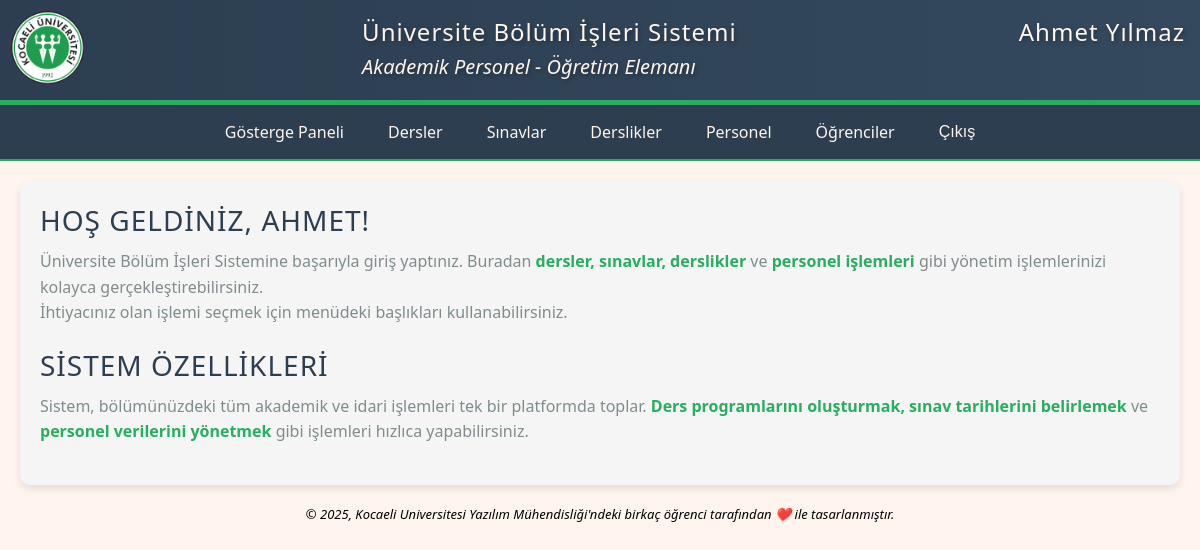
Page /dashboard (signed in) on the earlier database version.
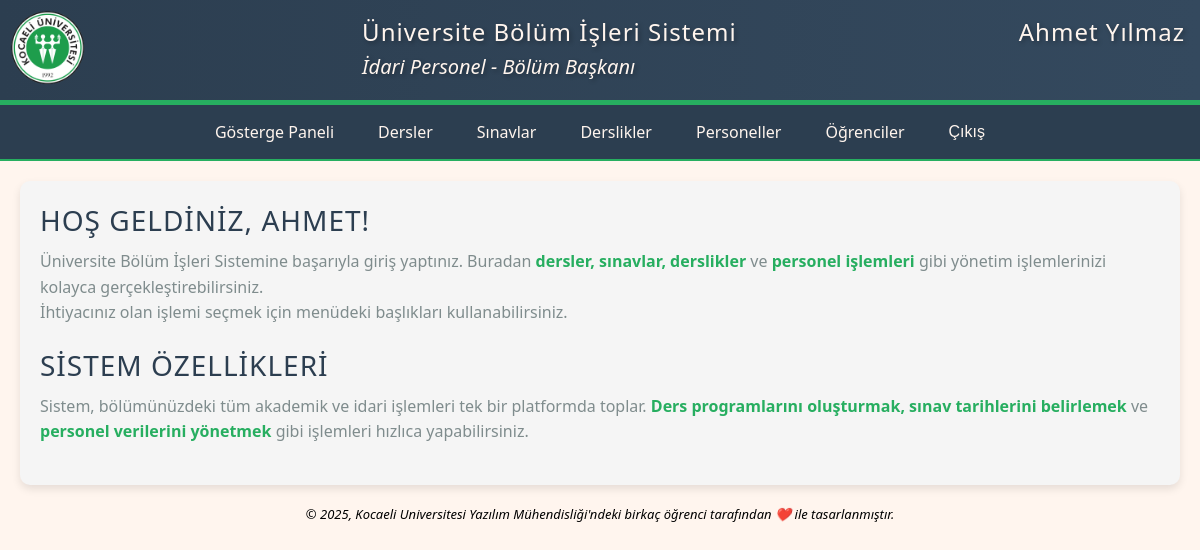
Same page on the later database version.
### accounts/models.py (models this page shows, shortened)
class CustomUser(AbstractUser):
    role = models.ForeignKey('Role', on_delete=models.CASCADE, null=True, verbose_name='Rol')
    class Meta:
        verbose_name = 'personel'
        verbose_name_plural = 'personeller'

class Role(models.Model):
    title = models.CharField(max_length=50, verbose_name='İsim')
    type = models.CharField(max_length=50, verbose_name='Tür')
    class Meta:
        verbose_name = 'rol'
        verbose_name_plural = 'roller'

### pages/views.py (the view)
# urls.py: path('dashboard', DashboardPageView.as_view(), name='dashboard'),
class DashboardPageView(LoginRequiredMixin, TemplateView):
    template_name = 'dashboard.html'

### pages/templates/dashboard.html (shortened to what this page needs)
{% extends 'base.html' %}
{% load static %}
    {% block css %}<link rel="stylesheet" href="{% static 'css/dashboard.css' %}" type="text/css">{% endblock %}
    {% block article %}
        <article>
            <section class="content">
                <h3>Hoş Geldiniz, {{ user.first_name }}!</h3>
                <p>Üniversite Bölüm İşleri Sistemine başarıyla giriş yaptınız. Buradan <span class="highlight">dersler, sınavlar, derslikler</span> ve <span class="highlight">personel işlemleri</span> gibi yönetim işlemlerinizi kolayca gerçekleştirebilirsiniz.</p>
                <p>İhtiyacınız olan işlemi seçmek için menüdeki başlıkları kullanabilirsiniz.</p>
            </section>
            <section class="content">
                <h3>Sistem Özellikleri</h3>
                <p>Sistem, bölümünüzdeki tüm akademik ve idari işlemleri tek bir platformda toplar. <span class="highlight">Ders programlarını oluşturmak, sınav tarihlerini belirlemek</span> ve <span class="highlight">personel verilerini yönetmek</span> gibi işlemleri hızlıca yapabilirsiniz.</p>
            </section>
        </article>
    {% endblock %}

### pages/templates/base.html (shortened to what this page needs)
{% load static %}
<!DOCTYPE html>
<html lang="tr">
    <head id="head">
        {% block css %}{% endblock %}
    </head>
    <body id="body">
        {% block header_nav %}
            <header>
                <div class="logo">
                    <a href="{% url 'dashboard' %}"><img id="logo" src="{% static 'media/kou.png' %}" width="75px" height="75px" title="logo" alt="logo"></a>
                </div>
                <div class="heading">
                    <h1>Üniversite Bölüm İşleri Sistemi</h1>
                    <h2>{{user.role.type}} Personel - {{user.role.title}}</h2>
                </div>
                <div class="user">
                    <h1>{{user.first_name}} {{user.last_name}}</h1>
                </div>
            </header>
            <nav>
                <div class="menu">
                    <ul>
                        <li><a href="{% url 'dashboard' %}">Gösterge Paneli</a></li>
                        <li class="dropdown"><a href="#">Dersler</a>
                        </li>
                        <li class="dropdown"><a href="#">Sınavlar</a>
                        </li>
                        <li class="dropdown"><a href="#">Derslikler</a>
                        </li>
                        {% if user.role.title == 'Bölüm Başkanı' or user.role.title == 'Bölüm Sekreteri' %}
                            <li class="dropdown"><a href="#">Personeller</a>
                            </li>
                        {% elif user.role.title == 'Öğretim Elemanı' %}
                            <li class="dropdown"><a href="#">Personel</a>
                            </li>
                        {% endif %}
                        <li class="dropdown"><a href="#">Öğrenciler</a>
                        </li>
                        <li><form action="{% url 'logout' %}" method="post">{% csrf_token %}
                            <button type="submit">Çıkış</button>
                        </form>
                        </li>
                    </ul>
                </div>
            </nav>
        {% endblock %}
        {% block article %}
        {% endblock %}
        {% block footer %}
            <footer>
                <div class="footer" id="bottom">© 2025, Kocaeli Universitesi Yazılım Mühendisliği'ndeki birkaç öğrenci tarafından ❤️ ile tasarlanmıştır.</div>
            </footer>
        {% endblock %}
    </body>
</html>

Differences in the rows shown:
changed CustomUser "AHMET": role.type "Akademik" → "İdari"; role "Öğretim Elemanı" → "Bölüm Başkanı"; role_id 3 → 1 (drawn)
Other differences:
text no longer shown: "Personel"
text now shown: "Personeller"
